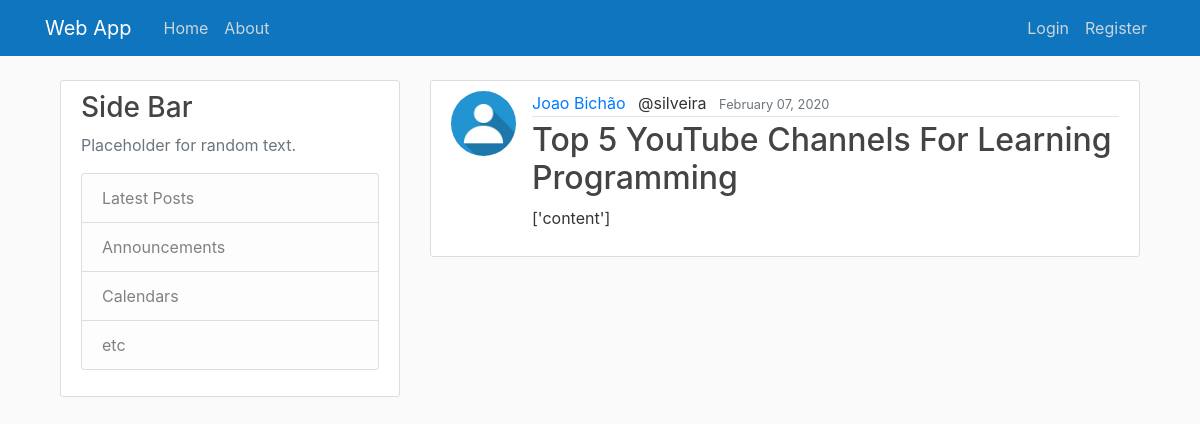
Page /blog/post/29 on the committed database.
### blog/models.py (models this page shows, shortened)
class Post(models.Model):
    title = models.CharField(max_length=100)
    content = models.TextField()
    date_posted = models.DateTimeField(default=timezone.now)
    author = models.ForeignKey(User, on_delete=models.CASCADE)

### users/models.py (models this page shows, shortened)
class Profile(models.Model):
    user = models.OneToOneField(User, on_delete=models.CASCADE)
    image = models.ImageField(default='default.jpg', upload_to='profile_pics')
    biography = models.CharField(max_length=250, default='', blank=True, null=True)
    display_name = models.CharField(max_length=20, default="display_name")

### blog/views.py (the view)
# urls.py: path('post/<int:pk>', PostDetailView.as_view(), name='post-detail'),
class PostDetailView(DetailView):
    model = Post
    template_name = 'blog/post_detail.html'

### blog/templates/blog/post_detail.html (shortened to what this page needs)
{% extends 'blog/base.html' %}
{% block content %}
<article class="media content-section">
    <a href="#">
        <img src="{{ object.author.profile.image.url }}" class="rounded-circle article-img">
    </a>
    <div class="media-body">
    <div class="article-metadata">
        <a class="mr-2" href="#">{{ object.author.profile.display_name }}</a>
        <a class="mr-2" >@{{ object.author.username }}</a>
        <small class="text-muted">{{ object.date_posted|date:"F d, Y"}}</small>
    </div>
    <h2 class="article-title">{{ object.title }}</h2>
    <p class="article-content">{{ object.content }}</p>
    </div>
</article>
{% endblock %}

### blog/static/blog/main.css (style rules this page uses)
body { background: #fafafa; color: #333333; margin-top: 5rem; }
h1, h2, h3, h4, h5, h6 { color: #444444; }
.content-section { background: #ffffff; padding: 10px 20px; border: 1px solid #dddddd; border-radius: 3px; margin-bottom: 20px; }
.article-title { color: #444444; }
.article-content { white-space: pre-line; }
.article-img { height: 65px; width: 65px; margin-right: 16px; }
.article-metadata { padding-bottom: 1px; margin-bottom: 4px; border-bottom: 1px solid #e3e3e3 }

### rows in the picture
Post: author.profile.image (placeholder picture), author.profile.display_name "Joao Bichão", author.username "silveira", date_posted "February 07, 2020", title "Top 5 YouTube Channels For Learning Programming", content "['content']"
